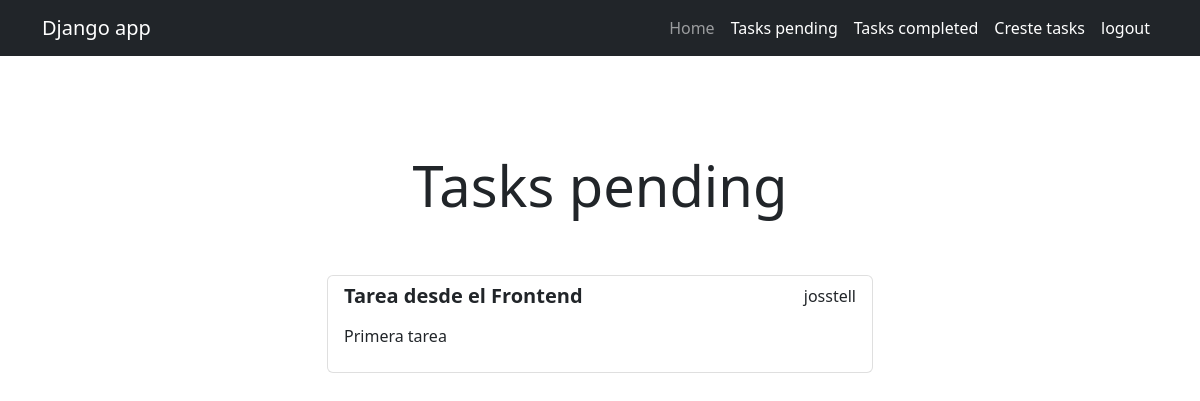
Page /tasks/ (signed in) on the earlier database version.
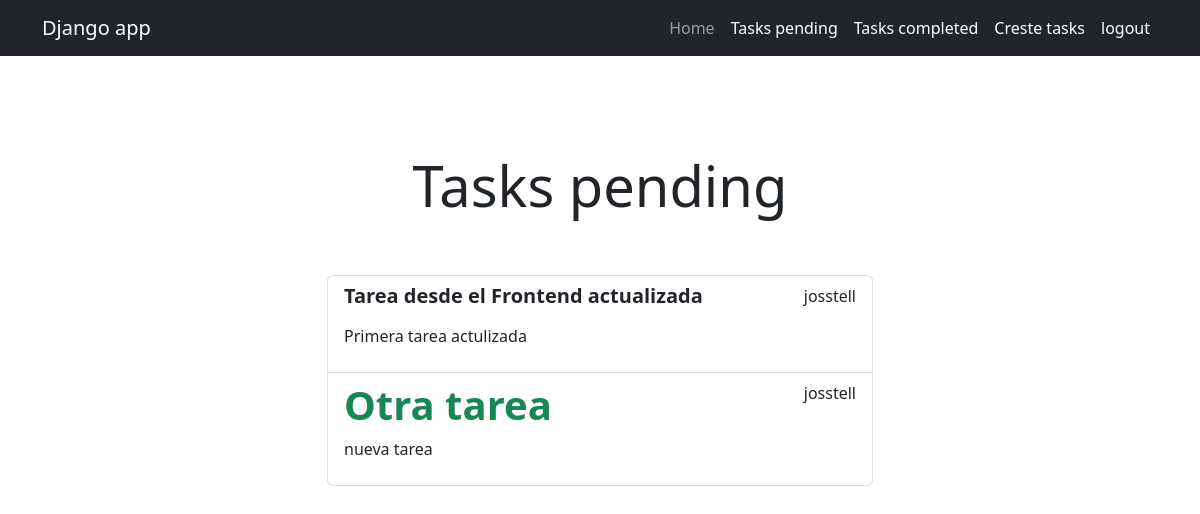
Same page on the later database version.
### tasks/models.py (models this page shows, shortened)
class Task(models.Model):
    title = models.CharField(max_length=100)
    description = models.TextField(blank=True)
    created = models.DateTimeField(auto_now_add=True)
    datecomplete = models.DateTimeField(null=True, blank=True)
    important = models.BooleanField(default=True)
    user = models.ForeignKey(User, on_delete=models.CASCADE)

### tasks/views.py (the view)
# urls.py: path('tasks/', views.tasks, name='tasks'),
@login_required
def tasks(request):
    tasks = Task.objects.filter(user=request.user, datecomplete__isnull=True)
    return render(request, 'tasks/tasks.html', {'tasks': tasks})

### tasks/templates/tasks/tasks.html (shortened to what this page needs)
{% extends "base/base.html" %}
{% block content %}
<main class="container mt-5">
  <div class="row">
    <div class="col-md-6 offset-md-3">
<h2 class="text-center display-4 py-5">Tasks pending</h2>
<ul class="list-group">
  {% for task in tasks %}
    <a class="list-group-item" href="{% url 'task_detail' task.id %}">
      <header class="d-flex justify-content-between" >
        {% if task.important %}
        <h1 class="fw-bold text-success">{{ task.title }}</h1>
        {% else %}
        <h5 class="fw-bold">{{ task.title }}</h5>
        {% endif %}
        <p>{{ task.user.username }}</p>
      </header>
      <p>{{ task.description }}</p>
    </a>
  {% endfor %}
</ul>
    </div>
  </div>
</main>
{% endblock %}

Differences in the rows shown:
changed Task: title "Tarea desde el Frontend" → "Tarea desde el Frontend actualizada"; description "Primera tarea" → "Primera tarea actulizada"
added Task: title "Otra tarea", user.username "josstell", description "nueva tarea"
